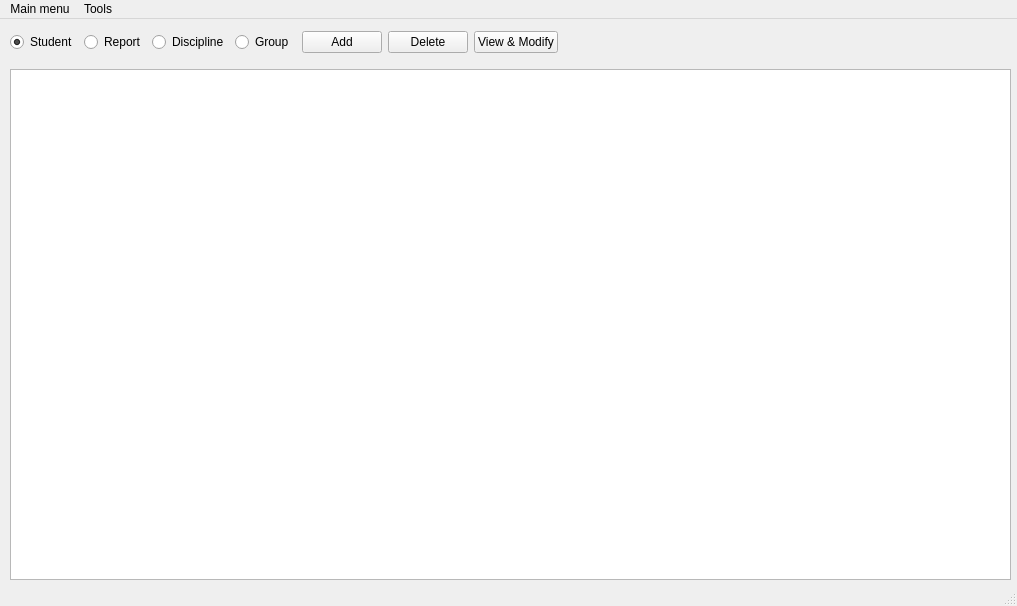
<?xml version="1.0" encoding="UTF-8"?>
<ui version="4.0">
 <class>MainWindow</class>
 <widget class="QMainWindow" name="MainWindow">
  <property name="geometry">
   <rect>
    <x>0</x>
    <y>0</y>
    <width>1017</width>
    <height>606</height>
   </rect>
  </property>
  <property name="sizePolicy">
   <sizepolicy hsizetype="Fixed" vsizetype="Fixed">
    <horstretch>0</horstretch>
    <verstretch>0</verstretch>
   </sizepolicy>
  </property>
  <property name="minimumSize">
   <size>
    <width>1017</width>
    <height>606</height>
   </size>
  </property>
  <property name="windowTitle">
   <string>MainWindow</string>
  </property>
  <widget class="QWidget" name="centralwidget">
   <widget class="QTableWidget" name="table_widget">
    <property name="geometry">
     <rect>
      <x>10</x>
      <y>50</y>
      <width>1001</width>
      <height>511</height>
     </rect>
    </property>
    <property name="sizePolicy">
     <sizepolicy hsizetype="Maximum" vsizetype="Expanding">
      <horstretch>0</horstretch>
      <verstretch>0</verstretch>
     </sizepolicy>
    </property>
    <property name="editTriggers">
     <set>QAbstractItemView::NoEditTriggers</set>
    </property>
    <property name="tabKeyNavigation">
     <bool>false</bool>
    </property>
    <property name="showDropIndicator" stdset="0">
     <bool>false</bool>
    </property>
    <property name="dragDropOverwriteMode">
     <bool>false</bool>
    </property>
    <attribute name="horizontalHeaderCascadingSectionResizes">
     <bool>true</bool>
    </attribute>
    <attribute name="horizontalHeaderStretchLastSection">
     <bool>true</bool>
    </attribute>
    <attribute name="verticalHeaderCascadingSectionResizes">
     <bool>true</bool>
    </attribute>
    <attribute name="verticalHeaderStretchLastSection">
     <bool>true</bool>
    </attribute>
   </widget>
   <widget class="QWidget" name="layoutWidget">
    <property name="geometry">
     <rect>
      <x>10</x>
      <y>3</y>
      <width>548</width>
      <height>41</height>
     </rect>
    </property>
    <layout class="QHBoxLayout" name="horizontalLayout">
     <item>
      <widget class="QRadioButton" name="rb_student">
       <property name="text">
        <string>Student</string>
       </property>
       <property name="checked">
        <bool>true</bool>
       </property>
      </widget>
     </item>
     <item>
      <widget class="QRadioButton" name="rb_report">
       <property name="text">
        <string>Report</string>
       </property>
       <property name="checked">
        <bool>false</bool>
       </property>
      </widget>
     </item>
     <item>
      <widget class="QRadioButton" name="rb_discipline">
       <property name="text">
        <string>Discipline</string>
       </property>
      </widget>
     </item>
     <item>
      <widget class="QRadioButton" name="rb_group">
       <property name="text">
        <string>Group</string>
       </property>
      </widget>
     </item>
     <item>
      <widget class="QPushButton" name="pb_add">
       <property name="text">
        <string>Add</string>
       </property>
      </widget>
     </item>
     <item>
      <widget class="QPushButton" name="pb_delete">
       <property name="text">
        <string>Delete</string>
       </property>
      </widget>
     </item>
     <item>
      <widget class="QPushButton" name="pb_view_and_modify">
       <property name="text">
        <string>View &amp;&amp; Modify</string>
       </property>
      </widget>
     </item>
    </layout>
   </widget>
  </widget>
  <widget class="QMenuBar" name="menubar">
   <property name="geometry">
    <rect>
     <x>0</x>
     <y>0</y>
     <width>1017</width>
     <height>19</height>
    </rect>
   </property>
   <widget class="QMenu" name="menuFile">
    <property name="title">
     <string>Main menu</string>
    </property>
    <addaction name="separator"/>
    <addaction name="action_exit"/>
   </widget>
   <widget class="QMenu" name="menuTools">
    <property name="title">
     <string>Tools</string>
    </property>
    <widget class="QMenu" name="menuDB_Tools">
     <property name="title">
      <string>DB Tools</string>
     </property>
     <addaction name="actionDrop_database"/>
     <addaction name="actionCreate_schema"/>
     <addaction name="actionGenerate_testing"/>
    </widget>
    <addaction name="menuDB_Tools"/>
   </widget>
   <addaction name="menuFile"/>
   <addaction name="menuTools"/>
  </widget>
  <widget class="QStatusBar" name="statusbar"/>
  <action name="action_exit">
   <property name="text">
    <string>Exit</string>
   </property>
  </action>
  <action name="actionDrop_database">
   <property name="text">
    <string>Drop database</string>
   </property>
  </action>
  <action name="actionCreate_schema">
   <property name="text">
    <string>Create schema</string>
   </property>
  </action>
  <action name="actionGenerate_testing">
   <property name="text">
    <string>Generate testing</string>
   </property>
  </action>
 </widget>
 <resources/>
 <connections/>
</ui>
